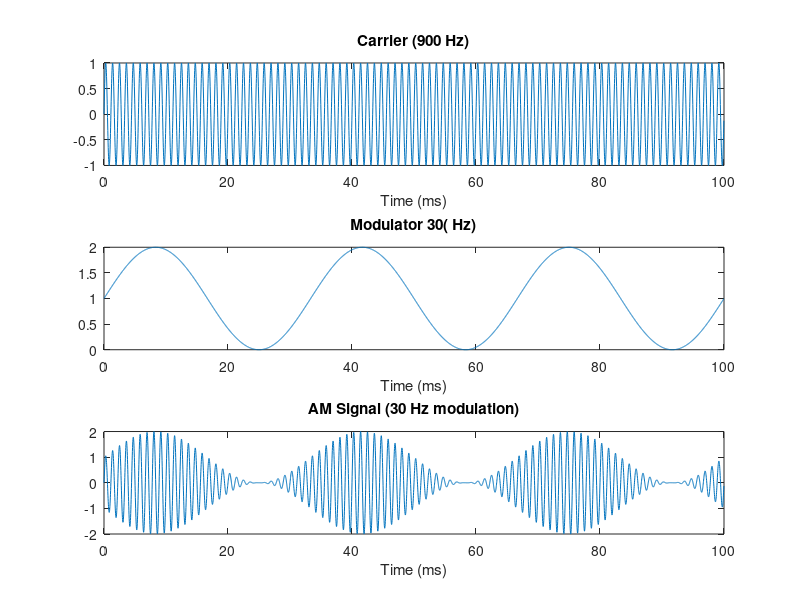

The MATLAB script that drew this image: (Note: this script raises an error after producing the figure.)
clear sound;
fs = 44100;        
d = 600;           
fc = 900;         
fm = 30;            
t = (0:1/fs:d-1/fs);

carrier   = sin(2*pi*fc*t); 
modulator = 1 + sin(2*pi*fm*t);   
am_signal = carrier .* modulator;


samples = round(0.1 * fs);
figure;
subplot(3,1,1); plot(t(1:samples)*1000, carrier(1:samples));
title('Carrier (900 Hz)'); xlabel('Time (ms)');
subplot(3,1,2); plot(t(1:samples)*1000, modulator(1:samples));
title(['Modulator ',num2str(fm),'( Hz)']); xlabel('Time (ms)');
subplot(3,1,3); plot(t(1:samples)*1000, am_signal(1:samples));
title(['AM Signal (',num2str(fm),' Hz modulation)']); xlabel('Time (ms)');

exportgraphics(gcf, ['AM Signal (',num2str(fm),' Hz modulation).png'], 'Resolution', 300);



window = hamming(1024);
noverlap = 512;
nfft = 2048;

figure;
spectrogram(am_signal, window, noverlap, nfft, fs, 'yaxis');
xlabel('Time (s)');
ylabel('Frequency (KHz)');
title(['Spectrogram (', num2str(fm), ' Hz AM modulation)']);
colorbar;
exportgraphics(gcf, ['Spectrogram_',num2str(fm),'Hz_modulation.png'], 'Resolution', 300);
